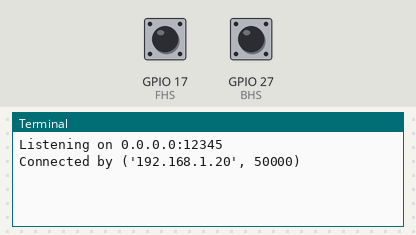
Bench run of a program on a simulated Raspberry Pi (BCM pin numbers). Shown: the last lines printed to the terminal. The test bench sets the inputs (shaded band); at power-on: GPIO 17 (FHS) HIGH, GPIO 27 (BHS) HIGH. One TCP client connects 1 s after the port opens and stays connected.

Above: at 1.2 s.
1.3 s: GPIO 17 (FHS) pulled LOW for 0.15 s
At 1.8 s:
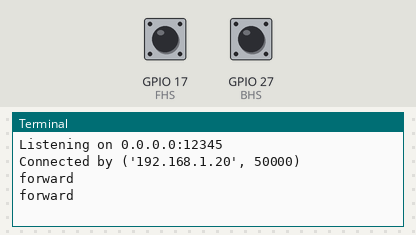
2.9 s: GPIO 27 (BHS) pulled LOW for 0.15 s
At 4.2 s:
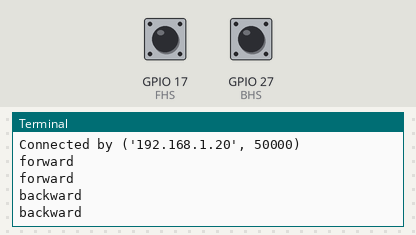

Measured:
- after the input at 1.3 s, the terminal: prints a new line at once (image 1)
- after the input at 2.9 s, the terminal: prints a new line at once (image 2)

The program:

RPi-Python-HES.py
```python
import socket
import RPi.GPIO as GPIO
import time
import sys

# GPIO setup
FHS = 17  # Replace with your actual GPIO pin number
BHS = 27  # Replace with your actual GPIO pin number

GPIO.setmode(GPIO.BCM)
GPIO.setup(FHS, GPIO.IN, pull_up_down=GPIO.PUD_UP)
GPIO.setup(BHS, GPIO.IN, pull_up_down=GPIO.PUD_UP)

HOST = '0.0.0.0'  # Listen on all network interfaces
PORT = 12345      # Port number to listen on

def main():
    with socket.socket(socket.AF_INET, socket.SOCK_STREAM) as server_socket:
        server_socket.bind((HOST, PORT))
        server_socket.listen(1)
        print(f"Listening on {HOST}:{PORT}")

        conn, addr = server_socket.accept()
        with conn:
            print(f"Connected by {addr}")

            try:
                while True:
                    # Read hall sensor input
                    if GPIO.input(FHS) == GPIO.LOW:
                        print('forward')
                        conn.sendall(b'forward')

                    if GPIO.input(BHS) == GPIO.LOW:
                        print('backward')
                        conn.sendall(b'backward')

                    time.sleep(0.1)  # Small delay to prevent high CPU usage
            except KeyboardInterrupt:
                print("\nConnection closed by user.")
            finally:
                GPIO.cleanup()
                conn.close()

if __name__ == "__main__":
    main()
```
